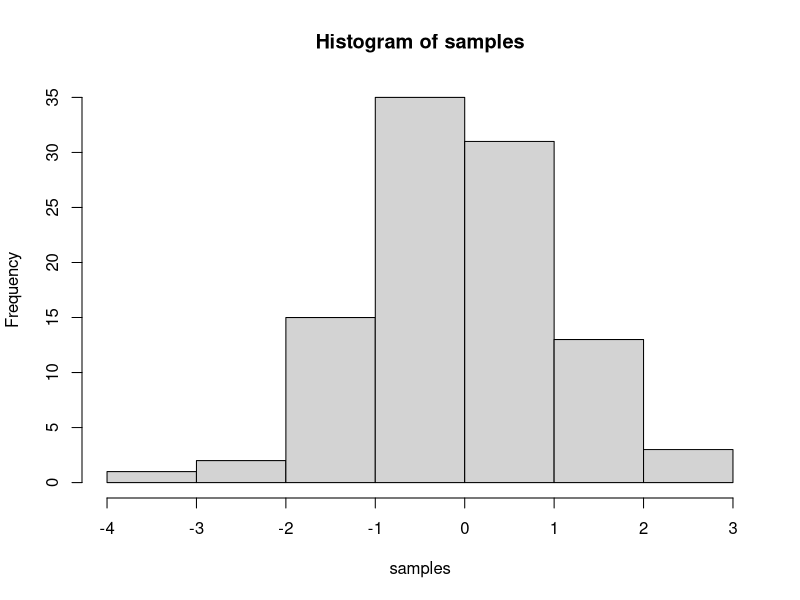

This chart was generated by the following R code:
## ---- chunk 1
knitr::opts_chunk$set(message=FALSE,warning=FALSE, cache=TRUE)
## ---- chunk 2
1+1
89392-8373 
4*3
122/12
## ---- chunk 3
mel <-1
other<-23456789
a<-1
b<-20
c<-40

a+b

c-b

other/c 

(a+c)/b

## ---- chunk 4
for(i in 1:100)
print (i)


seq(1,100)
## ---- chunk 5
sum(i)

sum(1:100)

sum(seq(1,100))
## ---- chunk 6
sum(1:100)
sum(5:500)
sum(2:4)
## ---- chunk 7
EvenNumbers<-c()
for(i in 1:100){
if (i%%2 ==0){
EvenNumbers<-c(EvenNumbers,i)
}
}

EvenNumbers
## ---- chunk 8
AllNumbers<-c()
for(i in 1:1000){
  AllNumbers<-c(AllNumbers,i)
}
PrimeNumbers<-c()
for (j in AllNumbers){
  if(j %/% 2 || j%/% 3)
    PrimeNumbers<-c(AllNumbers,j)
}

PrimeNumbers
## ---- chunk 9
sieve <- function(n)
{
   n <- as.integer(n)
   if(n > 1e6) stop("n too large")
   primes <- rep(TRUE, n)
   primes[1] <- FALSE
   last.prime <- 2L
   for(i in last.prime:floor(sqrt(n)))
   {
      primes[seq.int(2L*last.prime, n, last.prime)] <- FALSE
      last.prime <- last.prime + min(which(primes[(last.prime+1):n]))
   }
   which(primes)
}

 sieve(1000)
## ---- chunk 10
sample(1:1000000, 100, replace=FALSE)
sample(1:10000, 100, replace=TRUE)
## ---- chunk 11
sample(20:400, 100, replace=FALSE)
## ---- chunk 12
a<-c(2,4,6,8,10,12,14,16)
b<-c(2,4,4,6)

(sum(a))/length(a)

b[duplicated(b)]


b[length(b)/2]
a[length(a)/2]



(a[length(a)])-(a[1])



average<-c(sum(a))/length(a)
average
d<-c((a-average)^2)
d 
sqrt((sum(d))/length(d))

sd(a)

## ---- chunk 13
samples <- rnorm(100, mean=0, sd=1)
hist(samples)
## ---- chunk 14
1+2
2*5
5/3
(1+6+4)/5

## ---- chunk 15
a<-1
b<-2
a+b

d<-c(1,2,3)
e<-c(5,6,7)
d+e
d*e
d/e

## ---- chunk 16
# for loop solution
# i becomes the number 1 to 100 at each step of the loop


a <- length(100) # make empty variable, set length to 100
for (i in 1:100){
  a[i] <-i #assigns the number in i, to the ith index of a
}

print(a)

# for loop solution #2

a<-c() #create empty variable using combine command
for (i in 1:100){
  a<-c(a,i) # keeps combining a with itself and the new number in i
}
print(a)

# seq solution
a <- seq(1,100,1) # look up help for seq using ?seq() in console
print(a)

